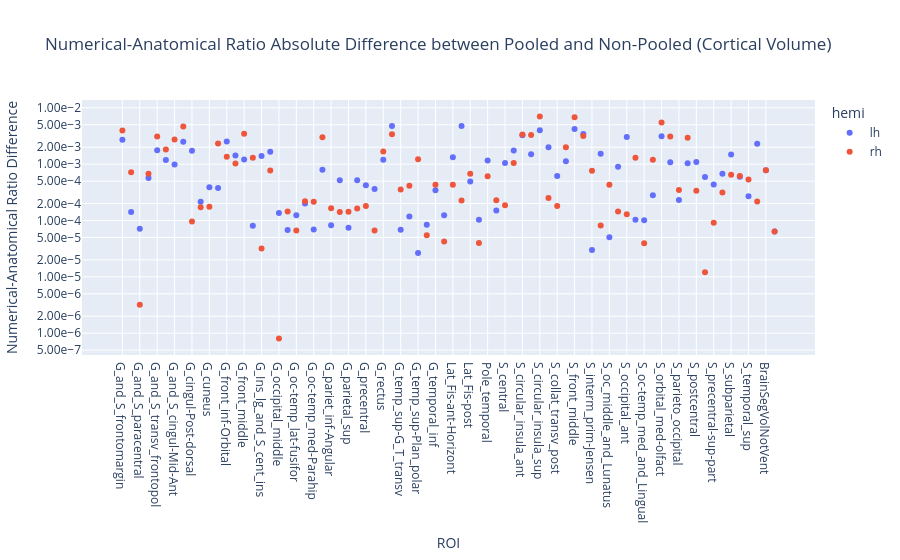

Source (notebook cell):
### Markdown cell above
#### Difference between pooled vs non-pooled

### Code cell
r_na_diff = r_na_pooled.copy()
r_na_diff["r"] = (r_na_diff["r"] - r_na["r"]).abs()
print(f"Max difference: {r_na_diff['r'].max()}")
fig = px.scatter(
    r_na_diff,
    x="ROI",
    y="r",
    log_y=True,
    color="hemi",
    title="Numerical-Anatomical Ratio Absolute Difference between Pooled and Non-Pooled (Cortical Volume)",
    labels={"r": "Numerical-Anatomical Ratio Difference"},
).update_yaxes(tickformat=".2e")
print_figure(fig, "figures/volume_r_na_diff.png")

### Figure 1 — Plotly figure (JSON) as saved in the notebook; plotly's stock layout.template omitted (floating-point values rounded to 4 significant figures)
{"data": [{"hovertemplate": "hemi=lh<br>ROI=%{x}<br>Numerical-Anatomical Ratio Difference=%{y}<extra></extra>", "legendgroup": "lh", "marker": {"color": "#636efa", "symbol": "circle"}, "mode": "markers", "name": "lh", "orientation": "v", "showlegend": true, "type": "scatter", "x": ["G_and_S_frontomargin", "G_and_S_occipital_inf", "G_and_S_paracentral", "G_and_S_subcentral", "G_and_S_transv_frontopol", "G_and_S_cingul-Ant", "G_and_S_cingul-Mid-Ant", "G_and_S_cingul-Mid-Post", "G_cingul-Post-dorsal", "G_cingul-Post-ventral", "G_cuneus", "G_front_inf-Opercular", "G_front_inf-Orbital", "G_front_inf-Triangul", "G_front_middle", "G_front_sup", "G_Ins_lg_and_S_cent_ins", "G_insular_short", "G_occipital_middle", "G_occipital_sup", "G_oc-temp_lat-fusifor", "G_oc-temp_med-Lingual", "G_oc-temp_med-Parahip", "G_orbital", "G_pariet_inf-Angular", "G_pariet_inf-Supramar", "G_parietal_sup", "G_postcentral", "G_precentral", "G_precuneus", "G_rectus", "G_subcallosal", "G_temp_sup-G_T_transv", "G_temp_sup-Lateral", "G_temp_sup-Plan_polar", "G_temp_sup-Plan_tempo", "G_temporal_inf", "G_temporal_middle", "Lat_Fis-ant-Horizont", "Lat_Fis-ant-Vertical", "Lat_Fis-post", "Pole_occipital", "Pole_temporal", "S_calcarine", "S_central", "S_cingul-Marginalis", "S_circular_insula_ant", "S_circular_insula_inf", "S_circular_insula_sup", "S_collat_transv_ant", "S_collat_transv_post", "S_front_inf", "S_front_middle", "S_front_sup", "S_interm_prim-Jensen", "S_intrapariet_and_P_trans", "S_oc_middle_and_Lunatus", "S_oc_sup_and_transversal", "S_occipital_ant", "S_oc-temp_lat", "S_oc-temp_med_and_Lingual", "S_orbital_lateral", "S_orbital_med-olfact", "S_orbital-H_Shaped", "S_parieto_occipital", "S_pericallosal", "S_postcentral", "S_precentral-inf-part", "S_precentral-sup-part", "S_suborbital", "S_subparietal", "S_temporal_inf", "S_temporal_sup", "S_temporal_transverse", "BrainSegVolNotVent", "eTIV"], "xaxis": "x", "y": [0.002701, 0.0001417, 7.155e-05, 0.0005698, 0.00177, 0.001179, 0.0009809, 0.002491, 0.001721, 0.0002145, 0.0003893, 0.0003773, 0.00253, 0.00143, 0.001213, 8.047e-05, 0.001388, 0.001659, 0.000136, 6.773e-05, 0.0001241, 0.000201, 6.917e-05, 0.0007925, 8.213e-05, 0.0005159, 7.427e-05, 0.0005159, 0.0004241, 0.0003618, 0.001195, 0.004773, 6.833e-05, 0.0001177, 2.658e-05, 8.36e-05, 0.0003434, 0.0001242, 0.001329, 0.004754, 0.0004919, 0.0001036, 0.001164, 0.0001502, 0.001043, 0.001743, 0.003274, 0.001492, 0.00401, 0.001998, 0.0006167, 0.001131, 0.004212, 0.003436, 2.988e-05, 0.001535, 5.016e-05, 0.0009036, 0.003025, 0.000103, 0.000101, 0.0002816, 0.003117, 0.001078, 0.0002309, 0.00104, 0.001095, 0.0005915, 0.0004346, 0.0006741, 0.001489, 0.0005958, 0.0002703, 0.002292, 0.0007768, 6.406e-05], "yaxis": "y"}, {"hovertemplate": "hemi=rh<br>ROI=%{x}<br>Numerical-Anatomical Ratio Difference=%{y}<extra></extra>", "legendgroup": "rh", "marker": {"color": "#EF553B", "symbol": "circle"}, "mode": "markers", "name": "rh", "orientation": "v", "showlegend": true, "type": "scatter", "x": ["G_and_S_frontomargin", "G_and_S_occipital_inf", "G_and_S_paracentral", "G_and_S_subcentral", "G_and_S_transv_frontopol", "G_and_S_cingul-Ant", "G_and_S_cingul-Mid-Ant", "G_and_S_cingul-Mid-Post", "G_cingul-Post-dorsal", "G_cingul-Post-ventral", "G_cuneus", "G_front_inf-Opercular", "G_front_inf-Orbital", "G_front_inf-Triangul", "G_front_middle", "G_front_sup", "G_Ins_lg_and_S_cent_ins", "G_insular_short", "G_occipital_middle", "G_occipital_sup", "G_oc-temp_lat-fusifor", "G_oc-temp_med-Lingual", "G_oc-temp_med-Parahip", "G_orbital", "G_pariet_inf-Angular", "G_pariet_inf-Supramar", "G_parietal_sup", "G_postcentral", "G_precentral", "G_precuneus", "G_rectus", "G_subcallosal", "G_temp_sup-G_T_transv", "G_temp_sup-Lateral", "G_temp_sup-Plan_polar", "G_temp_sup-Plan_tempo", "G_temporal_inf", "G_temporal_middle", "Lat_Fis-ant-Horizont", "Lat_Fis-ant-Vertical", "Lat_Fis-post", "Pole_occipital", "Pole_temporal", "S_calcarine", "S_central", "S_cingul-Marginalis", "S_circular_insula_ant", "S_circular_insula_inf", "S_circular_insula_sup", "S_collat_transv_ant", "S_collat_transv_post", "S_front_inf", "S_front_middle", "S_front_sup", "S_interm_prim-Jensen", "S_intrapariet_and_P_trans", "S_oc_middle_and_Lunatus", "S_oc_sup_and_transversal", "S_occipital_ant", "S_oc-temp_lat", "S_oc-temp_med_and_Lingual", "S_orbital_lateral", "S_orbital_med-olfact", "S_orbital-H_Shaped", "S_parieto_occipital", "S_pericallosal", "S_postcentral", "S_precentral-inf-part", "S_precentral-sup-part", "S_suborbital", "S_subparietal", "S_temporal_inf", "S_temporal_sup", "S_temporal_transverse", "BrainSegVolNotVent", "eTIV"], "xaxis": "x", "y": [0.003975, 0.0007172, 3.189e-06, 0.0006763, 0.003109, 0.001821, 0.002748, 0.004675, 9.601e-05, 0.0001713, 0.0001759, 0.002321, 0.001355, 0.001028, 0.003477, 0.001296, 3.182e-05, 0.0007726, 8.041e-07, 0.0001447, 6.609e-05, 0.0002206, 0.0002152, 0.002987, 0.000165, 0.0001415, 0.0001429, 0.000164, 0.0001804, 6.638e-05, 0.001684, 0.00339, 0.000355, 0.0004119, 0.001219, 5.498e-05, 0.0004314, 4.256e-05, 0.0004324, 0.0002271, 0.0006766, 3.989e-05, 0.0006112, 0.0002279, 0.000187, 0.001044, 0.00335, 0.003286, 0.007012, 0.0002517, 0.0001801, 0.001987, 0.006819, 0.003147, 0.0007628, 8.146e-05, 0.0004288, 0.0001451, 0.000129, 0.001293, 3.932e-05, 0.001195, 0.005474, 0.003081, 0.0003462, 0.002951, 0.0003356, 1.202e-05, 9.098e-05, 0.0003127, 0.0006457, 0.0006165, 0.0005349, 0.0002176, 0.0007769, 6.406e-05], "yaxis": "y"}], "layout": {"legend": {"title": {"text": "hemi"}, "tracegroupgap": 0}, "title": {"text": "Numerical-Anatomical Ratio Absolute Difference between Pooled and Non-Pooled (Cortical Volume)"}, "xaxis": {"anchor": "y", "domain": [0, 1], "title": {"text": "ROI"}}, "yaxis": {"anchor": "x", "domain": [0, 1], "tickformat": ".2e", "title": {"text": "Numerical-Anatomical Ratio Difference"}, "type": "log"}}}
